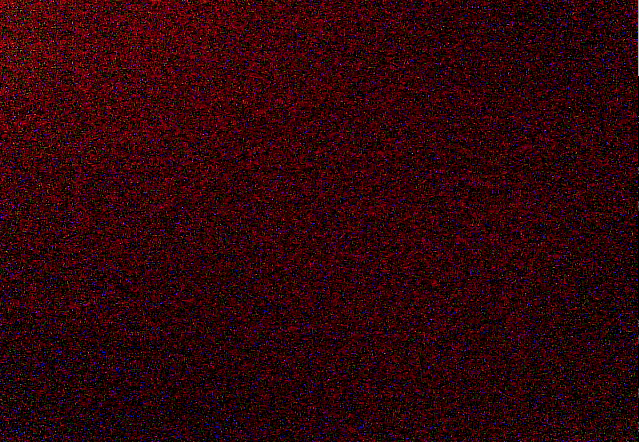
#> input picture tests/data/camera-view-finger.png, 639 x 442 px
$ python verify_scene.py --input ../tests/data/camera-view-finger.png
#> lines starting #> are read from the running program, lines starting #| are printed output that depends on the picture
"""
Off-device edge-case verifier — run the REAL depth post-processing on a picture.

Needs only numpy + opencv (no Hailo, no GStreamer, no Pi), so you can check the
detectors on your own laptop instead of waiting on whoever has the hardware.

Accepts either:
  * a .npy depth array captured on the Pi (exactly what the model produced), or
  * a grayscale PICTURE used as a depth map — bright = near by default, so you can
    literally draw a test scene in any image editor and see how the detectors react.

Usage
-----
    # generate a set of ready-made test scenes (one per edge case)
    python -m ...verify_scene --make-samples samples/

    # run the pipeline on one scene -> annotated PNG + printed report
    python -m ...verify_scene --input samples/thin_pole.png --out result.png

    # a real capture from the Pi
    python -m ...verify_scene --input depth_frame.npy

    # dark = near instead
    python -m ...verify_scene --input scene.png --invert

The annotated output is produced by the same depth_view.cv2_draw_depth the live
app uses, so what you see here is what the device does.
"""
import argparse
import os

import cv2
import numpy as np

from hailo_apps.python.pipeline_apps.custom_depth_detection.depth_utils import (
    MIN_DEPTH_M,
    DepthPostProcessor,
    crop_border,
    detect_ground_hazard,
    downsample_depth,
    zone_warning_breakdown,
)
from hailo_apps.python.pipeline_apps.custom_depth_detection.depth_view import cv2_draw_depth

FAR_VALUE = 50.0          # what pure black (or white with --invert) maps to


def depth_from_image(path: str, invert: bool = False) -> np.ndarray:
    """Read a picture as a depth map: brightness -> distance in model units."""
#> called with path = '../tests/data/camera-view-finger.png', invert = False
    img = cv2.imread(path, cv2.IMREAD_GRAYSCALE)
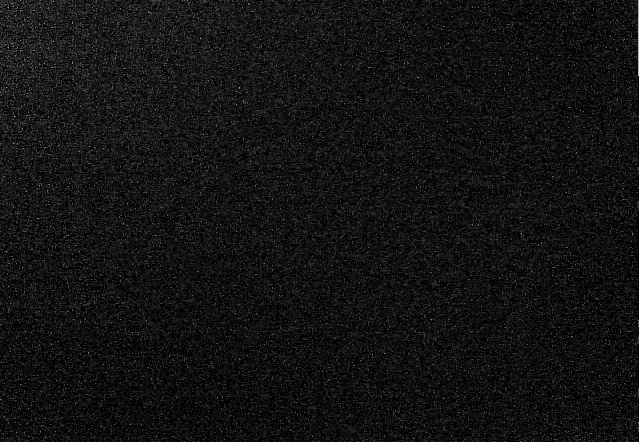
#> img: shape (442, 639); min 0, max 188, mean 18.5
    if img is None:
        raise SystemExit(f"could not read image: {path}")
    v = img.astype(np.float32) / 255.0          # 0 (black) .. 1 (white)
    if invert:
        v = 1.0 - v
    # bright (1.0) -> nearest, dark (0.0) -> far
    return (FAR_VALUE - v * (FAR_VALUE - MIN_DEPTH_M)).astype(np.float32)


def load_scene(path: str, invert: bool = False) -> np.ndarray:
    if path.lower().endswith(".npy"):
        arr = np.load(path).astype(np.float32)
        if arr.ndim != 2:
            raise SystemExit(f"expected a 2-D depth array, got shape {arr.shape}")
        return arr
    return depth_from_image(path, invert)


# [86 lines left out: functions analyse, report, _to_png, make_samples, not called in this run]


def main():
    ap = argparse.ArgumentParser(description="Verify depth edge cases on a picture, off-device")
    ap.add_argument("--input", help=".npy depth array, or an image used as a depth map")
    ap.add_argument("--out", help="annotated PNG to write (default <input>_result.png)")
    ap.add_argument("--invert", action="store_true", help="treat DARK as near instead of bright")
    ap.add_argument("--make-samples", metavar="DIR", help="write ready-made test scenes and exit")
    args = ap.parse_args()

    if args.make_samples:
        make_samples(args.make_samples)
        return
    if not args.input:
        ap.error("--input is required (or use --make-samples)")

    depth = load_scene(args.input, args.invert)
    small, intensities, hazard, severity, direction = analyse(depth)

    print(f"\n=== {args.input} ===  (input {depth.shape[1]}x{depth.shape[0]})")
    report(small, intensities, hazard, severity, direction)

    out = args.out or os.path.splitext(args.input)[0] + "_result.png"
    cv2.imwrite(out, cv2_draw_depth(small, intensities, hazard, severity, direction))
    print(f"  annotated view -> {out}\n")


if __name__ == "__main__":
    main()
#> (the call stopped at in depth_from_image, `return (FAR_VALUE - v * (FAR_VALUE - MIN_DEPTH_M)).astype(np.float32)`: hailo_apps is not available in this run)
